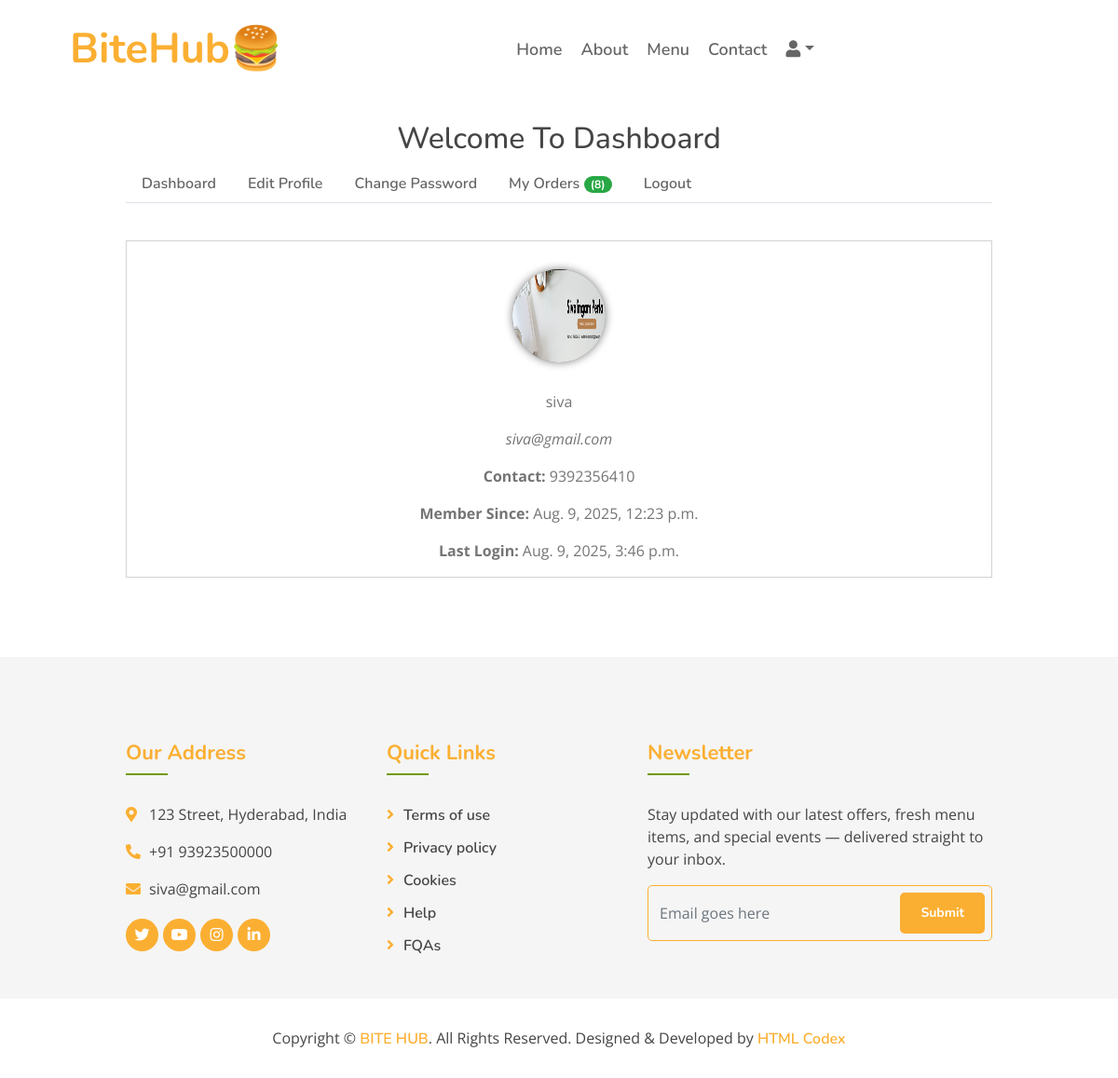
/dashboard/ (signed in), run on the app's committed database.
### myapp/models.py (models this page shows, shortened)
class Profile(models.Model):
    user = models.OneToOneField(User, on_delete=models.CASCADE)
    profile_pic = models.ImageField(upload_to='profiles/%Y/%m/%d', null=True, blank=True)
    contact_number = models.CharField(max_length=15, null=True, blank=True)
    address = models.TextField(blank=True)
    updated_on = models.DateTimeField(auto_now=True)
    class Meta:
        verbose_name_plural="Profile Table"

### myapp/views.py (the view, shortened to what this page needs)
# urls.py: path('dashboard/', views.dashboard, name='dashboard'),
def dashboard(request):
    context={}
    login_user = get_object_or_404(User, id = request.user.id)
    profile = Profile.objects.get(user__id=request.user.id)
    context['profile'] = profile
    orders = Order.objects.filter(customer__user__id=request.user.id).order_by('-id')
    context['orders']=orders
    return render(request, 'dashboard.html', context)

### template/dashboard.html (shortened to what this page needs)
{% extends "base.html" %}
{% block content %}
<section id="mu-contact" style="padding-top:100px;">
    <div class="container">
        <div class="row">
            <div class="col-md-12">
                <div class="mu-contact-area">
                    <div class="mu-heading-area text-center">
                        <h2 class="mu-heading-title" style="margin-top: 30px;">Welcome To Dashboard</h2>
                    </div>
                    <div class="mu-contact-content">
                        <ul class="nav nav-tabs">
                            <li class="nav-item">
                                <a href="#dash" class="nav-link" data-toggle="tab">Dashboard</a>
                            </li>
                            <li class="nav-item">
                                <a href="#edit" class="nav-link" data-toggle="tab">Edit Profile</a>
                            </li>
                            <li class="nav-item">
                                <a href="#cpass" class="nav-link" data-toggle="tab">Change Password</a>
                            </li>
                            <li class="nav-item">
                                <a href="#orders" class="nav-link" data-toggle="tab">My Orders
                                    <span class="badge badge-success badge-pill">({{orders|length}})</span>
                                </a>
                            </li>
                            <li class="nav-item">
                                <a href="{% url 'logout' %}" class="nav-link" >Logout</a>
                            </li>
                        </ul>
                        <div class="tab-content">
                            <div class="tab-pane container-fluid active" id="dash">
                                <div class="row">
                                    <div class="col-md-12 text-center dash-content">
                                        {% if profile.profile_pic %}
                                        <a href="/media/{{profile.profile_pic}}"><img src="/media/{{profile.profile_pic}}" alt="" class="pic"></a>
                                        {% else %}
                                        <span class='pic'>{{profile.user.first_name.0}}</span>
                                        {% endif %}
                                        <p>{{user.first_name}}</p>
                                        <p><em>{{user.email}}</em></p>
                                        <p><strong>Contact: </strong>{{profile.contact_number}}</p>
                                        <p><strong>Member Since: </strong>{{user.date_joined}}</p>
                                        <p><strong>Last Login: </strong>{{user.last_login}}</p>
                                    </div>
                                </div>
                            </div>
                        </div>
                    </div>
                </div>
            </div>
        </div>
    </div>
</section>
{% endblock %}

### static/css/style.css (style rules this page uses)
body { color: #757575; background: #ffffff; font-family: 'open sans', sans-serif; }
h1, h2, h3, h4, h5, h6 { color: #454545; font-family: 'Nunito', sans-serif; }
a { font-family: 'Nunito', sans-serif; font-weight: 600; color: #fbaf32; transition: .3s; }
.container-fluid { max-width: 1366px; }

### template/dashboard.html (style rules this page uses)
.nav-link { color:#666666 !important; }
.dash-content { border:1px solid lightgray; margin:40px 0px; }
.dash-content .pic { background-color: gray; color: white; display: inline-block; height: 100px;width: 100px; border-radius: 50%; margin: 30px 0px; font-size: 30px; text-align: center; line-height: 100px; box-shadow: 0px 0px 10px gray; }
.container { width: 80%; }

### data on the page
Profile: profile_pic (picture), contact_number "9392356410"

### other printed values
{{ orders|length }} "8"
{{ user.first_name }} "siva"
{{ user.email }} "siva@gmail.com"
{{ user.date_joined }} "Aug. 9, 2025, 12:23 p.m."
{{ user.last_login }} "Aug. 9, 2025, 3:46 p.m."
